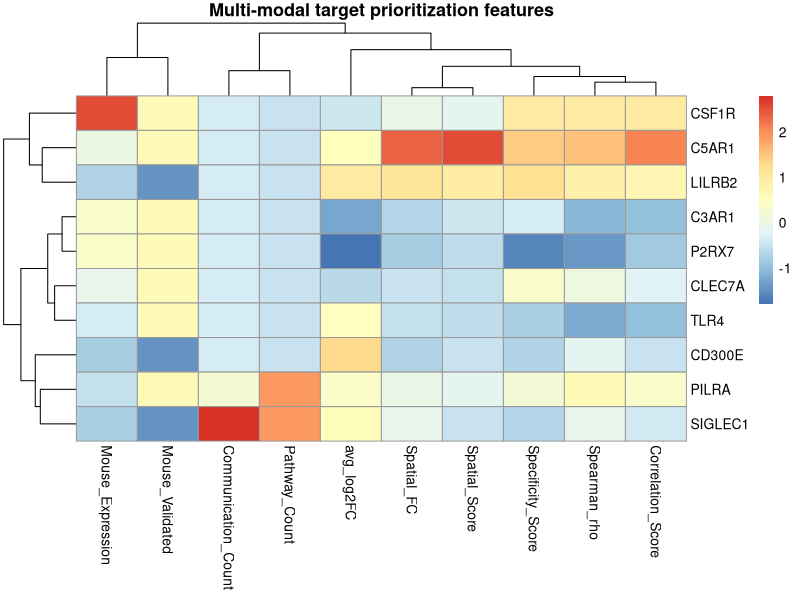
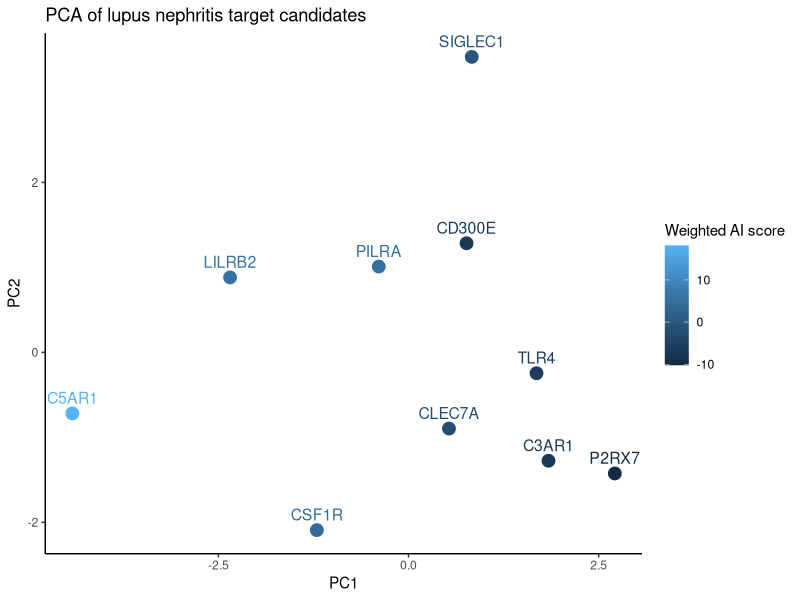
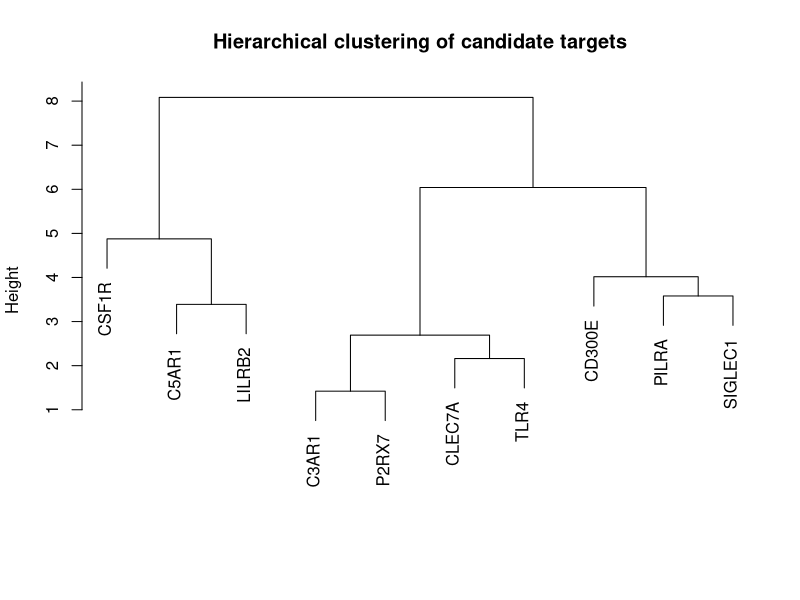

The R script that drew these images, in order:
############################################################
# 02_unsupervised_learning.R
#
# Project:
# AI-driven therapeutic target prioritization in lupus nephritis
#
# Purpose:
# Use unsupervised learning to visualize and cluster
# therapeutic target candidates based on multi-modal
# features.
############################################################

library(dplyr)
library(ggplot2)
library(pheatmap)

############################################################
# Load feature matrix
############################################################

feature_matrix <- read.csv(
  "results/Final_AI_Target_Feature_Matrix.csv"
)

rownames(feature_matrix) <- feature_matrix$Gene

############################################################
# Select ML features
############################################################

ml_features <- feature_matrix %>%
  select(
    avg_log2FC,
    Specificity_Score,
    Spatial_FC,
    Spatial_Score,
    Spearman_rho,
    Correlation_Score,
    Mouse_Expression,
    Mouse_Validated,
    Communication_Count,
    Pathway_Count
  )

ml_scaled <- scale(ml_features)

############################################################
# Feature heatmap
############################################################

png(
  "figures/Figure1_Target_Feature_Heatmap.png",
  width = 2400,
  height = 1800,
  res = 300
)

pheatmap(
  ml_scaled,
  cluster_rows = TRUE,
  cluster_cols = TRUE,
  main = "Multi-modal target prioritization features"
)

dev.off()

############################################################
# PCA
############################################################

pca_res <- prcomp(
  ml_scaled,
  center = TRUE,
  scale. = FALSE
)

pca_df <- data.frame(
  Gene = rownames(ml_scaled),
  PC1 = pca_res$x[, 1],
  PC2 = pca_res$x[, 2],
  Weighted_AI_Score = feature_matrix$Weighted_AI_Score
)

png(
  "figures/Figure2_Target_PCA.png",
  width = 2200,
  height = 1600,
  res = 300
)

ggplot(
  pca_df,
  aes(
    x = PC1,
    y = PC2,
    label = Gene,
    color = Weighted_AI_Score
  )
) +
  geom_point(size = 4) +
  geom_text(vjust = -0.8, size = 4) +
  theme_classic() +
  labs(
    title = "PCA of lupus nephritis target candidates",
    x = "PC1",
    y = "PC2",
    color = "Weighted AI score"
  )

dev.off()

list.files("figures")

############################################################
# Hierarchical clustering
############################################################

dist_targets <- dist(ml_scaled)

hc_targets <- hclust(
  dist_targets,
  method = "ward.D2"
)

png(
  "figures/Figure3_Target_Hierarchical_Clustering.png",
  width = 2200,
  height = 1600,
  res = 300
)

plot(
  hc_targets,
  main = "Hierarchical clustering of candidate targets",
  xlab = "",
  sub = ""
)

dev.off()


write.csv(
  pca_df,
  "results/Target_PCA_Coordinates.csv",
  row.names = FALSE
)


list.files("figures")
list.files("results")
